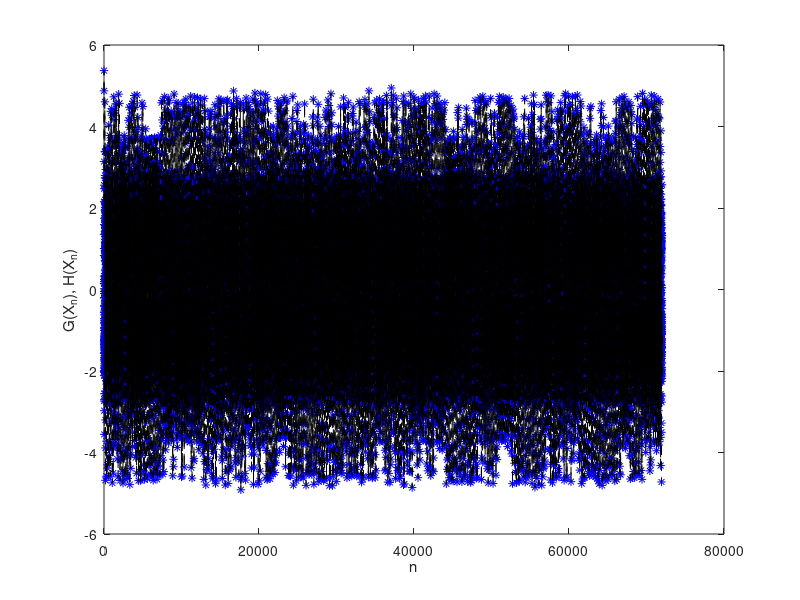
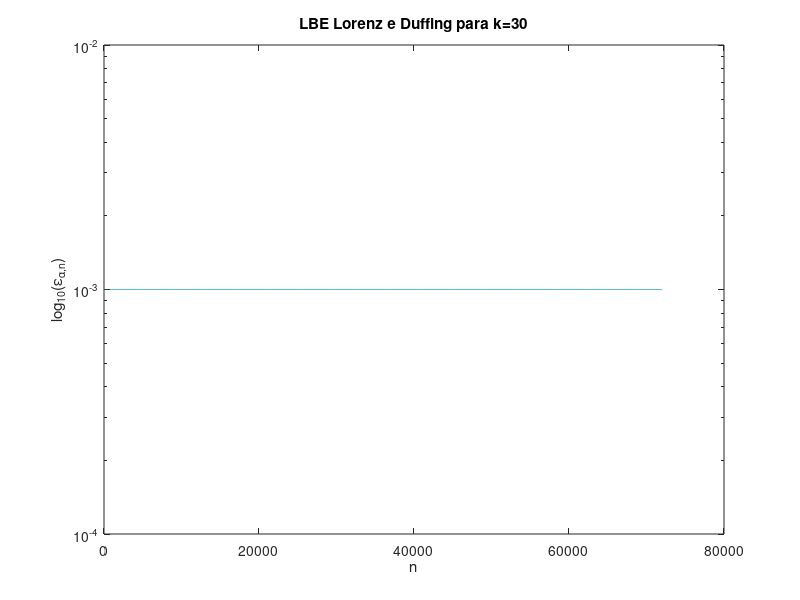

These figures' MATLAB source, in order:
%{
Article: Synchronization on the accuracy of chaotic oscillators simulations

download: https://www.researchgate.net/publication/321511735_Synchronization_on_the_accuracy_of_chaotic_oscillators_simulations

Uso: %arquivo para plotar a evolução do errro relativo das pseudo-órbitas

Other m-files required: rk4.m, rk5.m, lorenz.m, executar.m, grafico.m
Subfunctions: none
See also: rk4.m, rk5.m, lorenz.m, Lplot.m
Authors: Gabriel H. A. Silva, Igor C. Silva,  Wilson Rocha Lacerda Junior, Samir Angelo Milani Martins,
 Marcio F. S. Barroso and Erivelton Geraldo Nepomuceno

Website: http://www.ufsj.edu.br/gcom

Please send suggestions for improvement of the above code
to Wilson Rocha at this email address: wilsonrljr@outlook.com

References:
-----------

@article{silva2017synchronization,
  title={Synchronization on the accuracy of chaotic oscillators simulations},
  author={Silva, Gabriel HA and Silva, Igor C and Junior, Wilson RL and Martins, Samir AM and Barroso, Marcio FS and Nepomuceno, Erivelton G},
  journal={arXiv preprint arXiv:1712.01019},
  year={2017}
}

------------- BEGIN CODE --------------
%}


clear all; clc; close all;

x = load('xlor_ext_k=40_3600it.dat');
y = load('xlor_k=40_3600it.dat');

% x=xlor_k=0;
% y=duffing;

er=0.001;
for k=1:length(x)
    erm(k)=(abs(x(k)-y(k)))/2;
end
maxm=min(find(erm>er));
teste=ones(length(erm),1)*er;
i=length(x);

figure(1)
clf
plot(x,'*b')
hold on
plot(y,'--k')
xlabel('n')
ylabel('G(X_n), H(X_n)')

figure(2)
semilogy(1:i,erm(1:i),'o-k')
hold on
semilogy(1:i,teste(1:i))
ylabel('log_{10}(\epsilon_{\alpha,n})')
xlabel('n')
title('LBE Lorenz e Duffing para k=30');